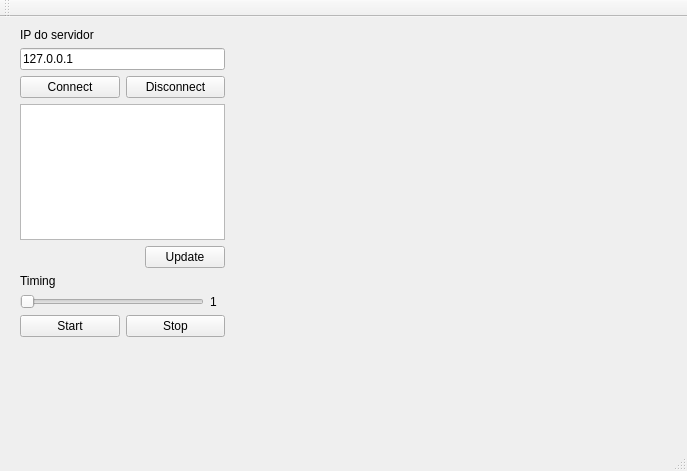
<?xml version="1.0" encoding="UTF-8"?>
<ui version="4.0">
 <class>MainWindow</class>
 <widget class="QMainWindow" name="MainWindow">
  <property name="geometry">
   <rect>
    <x>0</x>
    <y>0</y>
    <width>687</width>
    <height>471</height>
   </rect>
  </property>
  <property name="windowTitle">
   <string>MainWindow</string>
  </property>
  <widget class="QWidget" name="centralWidget">
   <widget class="QWidget" name="layoutWidget">
    <property name="geometry">
     <rect>
      <x>9</x>
      <y>0</y>
      <width>551</width>
      <height>331</height>
     </rect>
    </property>
    <layout class="QHBoxLayout" name="horizontalLayout_5" stretch="40,60">
     <item>
      <layout class="QHBoxLayout" name="horizontalLayout_4" stretch="4,0">
       <item>
        <layout class="QVBoxLayout" name="verticalLayout_3">
         <item>
          <widget class="QLabel" name="label_ip">
           <property name="text">
            <string>IP do servidor</string>
           </property>
          </widget>
         </item>
         <item>
          <widget class="QLineEdit" name="ipServer">
           <property name="text">
            <string>127.0.0.1</string>
           </property>
          </widget>
         </item>
         <item>
          <layout class="QHBoxLayout" name="horizontalLayout">
           <item>
            <widget class="QPushButton" name="connectButton">
             <property name="text">
              <string>Connect</string>
             </property>
            </widget>
           </item>
           <item>
            <widget class="QPushButton" name="disconnectButton">
             <property name="text">
              <string>Disconnect</string>
             </property>
            </widget>
           </item>
          </layout>
         </item>
         <item>
          <widget class="QListWidget" name="listMaquinas"/>
         </item>
         <item>
          <layout class="QVBoxLayout" name="verticalLayout_2">
           <item>
            <widget class="QPushButton" name="updateButton">
             <property name="sizePolicy">
              <sizepolicy hsizetype="Preferred" vsizetype="Preferred">
               <horstretch>0</horstretch>
               <verstretch>0</verstretch>
              </sizepolicy>
             </property>
             <property name="maximumSize">
              <size>
               <width>80</width>
               <height>25</height>
              </size>
             </property>
             <property name="layoutDirection">
              <enum>Qt::RightToLeft</enum>
             </property>
             <property name="text">
              <string>Update</string>
             </property>
            </widget>
           </item>
           <item>
            <layout class="QVBoxLayout" name="verticalLayout">
             <item>
              <widget class="QLabel" name="label_Time">
               <property name="text">
                <string>Timing</string>
               </property>
              </widget>
             </item>
             <item>
              <layout class="QHBoxLayout" name="horizontalLayout_3">
               <item>
                <widget class="QSlider" name="horizontalSlider_Timing">
                 <property name="minimum">
                  <number>1</number>
                 </property>
                 <property name="maximum">
                  <number>100</number>
                 </property>
                 <property name="tracking">
                  <bool>true</bool>
                 </property>
                 <property name="orientation">
                  <enum>Qt::Horizontal</enum>
                 </property>
                </widget>
               </item>
               <item>
                <widget class="QLabel" name="intervalTimer">
                 <property name="minimumSize">
                  <size>
                   <width>15</width>
                   <height>0</height>
                  </size>
                 </property>
                 <property name="text">
                  <string>1</string>
                 </property>
                </widget>
               </item>
              </layout>
             </item>
            </layout>
           </item>
          </layout>
         </item>
         <item>
          <layout class="QHBoxLayout" name="horizontalLayout_2">
           <item>
            <widget class="QPushButton" name="startButton">
             <property name="text">
              <string>Start</string>
             </property>
            </widget>
           </item>
           <item>
            <widget class="QPushButton" name="stopButton">
             <property name="text">
              <string>Stop</string>
             </property>
            </widget>
           </item>
          </layout>
         </item>
        </layout>
       </item>
       <item>
        <spacer name="horizontalSpacer">
         <property name="orientation">
          <enum>Qt::Horizontal</enum>
         </property>
         <property name="sizeHint" stdset="0">
          <size>
           <width>4</width>
           <height>20</height>
          </size>
         </property>
        </spacer>
       </item>
      </layout>
     </item>
     <item>
      <widget class="Plotter" name="widget" native="true"/>
     </item>
    </layout>
   </widget>
  </widget>
  <widget class="QMenuBar" name="menuBar">
   <property name="geometry">
    <rect>
     <x>0</x>
     <y>0</y>
     <width>687</width>
     <height>26</height>
    </rect>
   </property>
  </widget>
  <widget class="QToolBar" name="mainToolBar">
   <attribute name="toolBarArea">
    <enum>TopToolBarArea</enum>
   </attribute>
   <attribute name="toolBarBreak">
    <bool>false</bool>
   </attribute>
  </widget>
  <widget class="QStatusBar" name="statusBar"/>
 </widget>
 <layoutdefault spacing="6" margin="11"/>
 <customwidgets>
  <customwidget>
   <class>Plotter</class>
   <extends>QWidget</extends>
   <header>plotter.h</header>
   <container>1</container>
  </customwidget>
 </customwidgets>
 <resources/>
 <connections/>
</ui>
